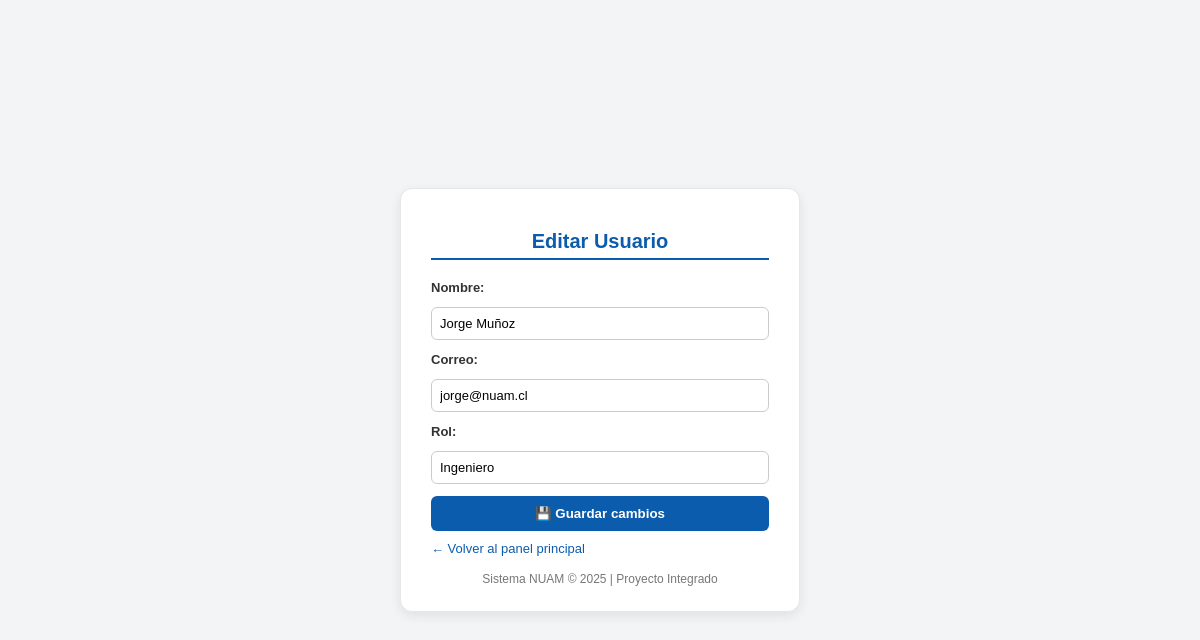
/editar_usuario/1/ (signed in), run on the app's committed database.
### miApp/models.py (models this page shows, shortened)
class Usuario(models.Model):
    nombre = models.CharField(max_length=100)
    correo = models.EmailField(unique=True)
    rol = models.CharField(max_length=20, default='analista')

### miApp/views.py (the view, shortened to what this page needs)
# urls.py: path('editar_usuario/<int:id>/', views.editar_usuario, name='editar_usuario'),
@login_required
def editar_usuario(request, id):
    usuario = get_object_or_404(Usuario, id=id)
    return render(request, 'editar_usuario.html', {'usuario': usuario})

### miApp/templates/editar_usuario.html (shortened to what this page needs)
<!DOCTYPE html>
<html lang="es">
  <head>
  </head>
  <body>
    <div class="contenedor">
      <h2>Editar Usuario</h2>
      <form method="POST">
        <label for="nombre">Nombre:</label>
        <input
          id="nombre"
          type="text"
          name="nombre"
          value="{{ usuario.nombre }}"
          required
        />
        <label for="correo">Correo:</label>
        <input
          id="correo"
          type="email"
          name="correo"
          value="{{ usuario.correo }}"
          required
        />
        <label for="rol">Rol:</label>
        <input
          id="rol"
          type="text"
          name="rol"
          value="{{ usuario.rol }}"
          placeholder="Ej: analista / administrador"
          required
        />
        <button type="submit">💾 Guardar cambios</button>
      </form>
      <a href="{% url 'main' %}">← Volver al panel principal</a>
      <footer>Sistema NUAM © 2025 | Proyecto Integrado</footer>
    </div>
  </body>
</html>

### miApp/templates/editar_usuario.html (style rules this page uses)
:root { --azul: #0b5cad; --azul-oscuro: #094d91; --gris-fondo: #f3f4f6; --gris-borde: #e5e7eb; }
* { box-sizing: border-box; }
body { font-family: Arial, Helvetica, sans-serif; background-color: var(--gris-fondo); margin: 0; color: #333; display: flex; justify-content: center; align-items: center; height: 100vh; }
.contenedor { background: white; padding: 25px 30px; border-radius: 12px; box-shadow: 0 4px 12px rgba(0, 0, 0, 0.08); width: 100%; max-width: 400px; border: 1px solid #e5e7eb; }
h2 { text-align: center; color: var(--azul); font-size: 20px; margin-bottom: 20px; border-bottom: 2px solid var(--azul); padding-bottom: 5px; }
form { display: flex; flex-direction: column; gap: 12px; }
label { font-weight: bold; font-size: 13px; }
input { padding: 8px; border: 1px solid #ccc; border-radius: 6px; font-size: 13px; }
button { background-color: var(--azul); color: white; border: none; border-radius: 6px; padding: 10px; cursor: pointer; font-weight: bold; transition: background 0.2s ease; }
a { display: inline-block; text-align: center; margin-top: 10px; color: var(--azul); text-decoration: none; font-size: 13px; }
footer { text-align: center; color: #777; font-size: 12px; margin-top: 15px; }

### data on the page
Usuario: nombre "Jorge Muñoz", correo "jorge@nuam.cl", rol "Ingeniero"
